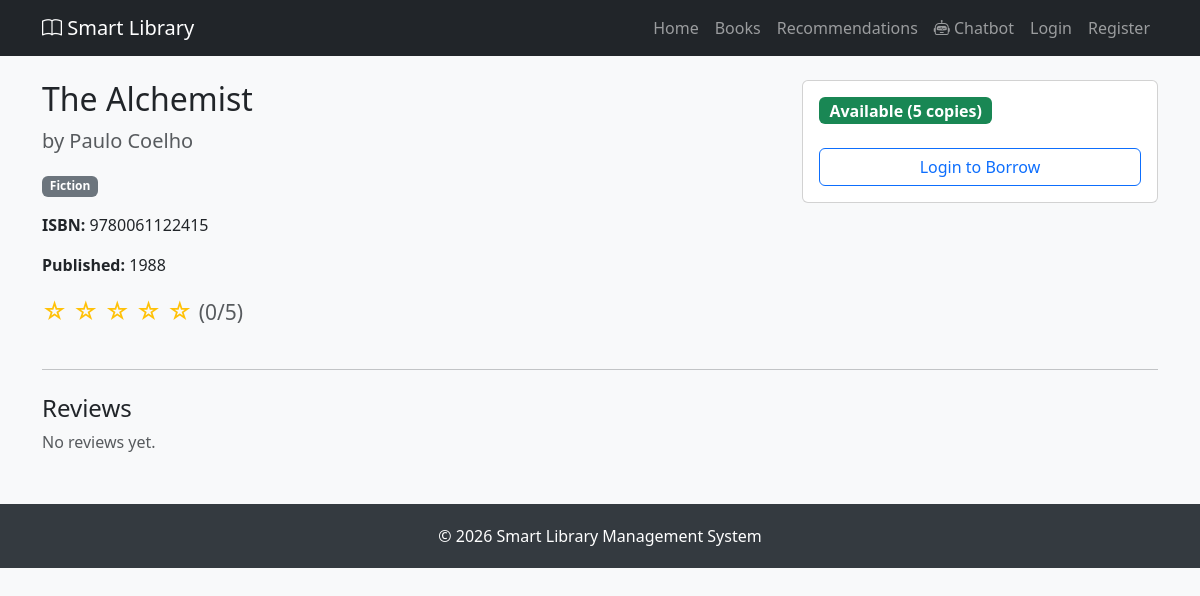
Page /books/1/ on the committed database.
### books/models.py (models this page shows, shortened)
class Book(models.Model):
    title = models.CharField(max_length=200)
    author = models.CharField(max_length=150)
    isbn = models.CharField(max_length=13, unique=True)
    category = models.ForeignKey(Category, on_delete=models.SET_NULL, null=True, related_name='books')
    description = models.TextField(blank=True)
    cover_image = models.ImageField(upload_to='book_covers/', blank=True, null=True)
    total_copies = models.PositiveIntegerField(default=1)
    available_copies = models.PositiveIntegerField(default=1)
    published_year = models.PositiveIntegerField(blank=True, null=True)
    added_on = models.DateTimeField(auto_now_add=True)
    @property
    def is_available(self):
        return self.available_copies > 0
    @property
    def average_rating(self):
        reviews = self.reviews.all()
        if reviews.exists():
            return round(sum(r.rating for r in reviews) / reviews.count(), 1)
        return 0
    @property
    def waitlist_count(self):
        return self.reservations.filter(status='waiting').count()

class Category(models.Model):
    name = models.CharField(max_length=100, unique=True)
    description = models.TextField(blank=True)
    class Meta:
        verbose_name_plural = "Categories"

### books/views.py (the view, shortened to what this page needs)
# urls.py: path('books/<int:book_id>/', views.book_detail, name='book_detail'),
def book_detail(request, book_id):
    book = get_object_or_404(Book, id=book_id)
    reviews = book.reviews.all().order_by('-created_on')
    user_reservation = None
    return render(request, 'books/book_detail.html', {
        'book': book,
        'reviews': reviews,
        'user_reservation': user_reservation,
    })

### templates/books/book_detail.html (shortened to what this page needs)
{% extends 'base.html' %}
{% block content %}
<div class="row">
    <div class="col-md-8">
        <h2>{{ book.title }}</h2>
        <p class="text-muted fs-5">by {{ book.author }}</p>
        <p><span class="badge bg-secondary">{{ book.category.name|default:"Uncategorized" }}</span></p>
        <p><strong>ISBN:</strong> {{ book.isbn }}</p>
        <p><strong>Published:</strong> {{ book.published_year|default:"N/A" }}</p>
        <p class="star-rating fs-4">
            {% for i in "12345" %}
                {% if forloop.counter <= book.average_rating %}★{% else %}☆{% endif %}
            {% endfor %}
            <small class="text-muted">({{ book.average_rating }}/5)</small>
        </p>
    </div>
    <div class="col-md-4">
        <div class="card">
            <div class="card-body">
                {% if book.is_available %}
                    <p class="badge bg-success fs-6">Available ({{ book.available_copies }} copies)</p>
                    {% if user.is_authenticated %}
                        <a href="{% url 'books:borrow_book' book.id %}" class="btn btn-primary w-100 mt-2">Borrow This Book</a>
                    {% else %}
                        <a href="{% url 'books:login' %}" class="btn btn-outline-primary w-100 mt-2">Login to Borrow</a>
                    {% endif %}
                {% endif %}
            </div>
        </div>
    </div>
</div>
<hr class="my-4">
<h4>Reviews</h4>
{% for review in reviews %}
    <div class="card mb-2">
        <div class="card-body">
            <strong>{{ review.member.user.username }}</strong>
            <span class="star-rating">
                {% for i in "12345" %}
                    {% if forloop.counter <= review.rating %}★{% else %}☆{% endif %}
                {% endfor %}
            </span>
            <small class="text-muted">{{ review.created_on|date:"M d, Y" }}</small>
            <p class="mb-0 mt-2">{{ review.comment }}</p>
        </div>
    </div>
{% empty %}
    <p class="text-muted">No reviews yet.</p>
{% endfor %}
{% endblock %}

### templates/base.html (style rules this page uses)
body { background-color: #f8f9fa; }
.card { transition: transform 0.2s; }
.star-rating { color: #ffc107; }

### rows in the picture
Book: title "The Alchemist", author "Paulo Coelho", category.name "Fiction", isbn "9780061122415", published_year "1988", average_rating "0", available_copies "5"
